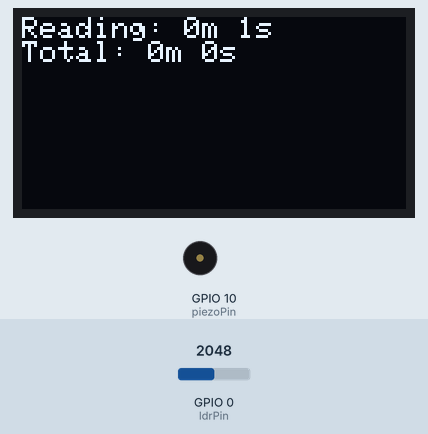
Simulated run of this sketch. Board: ESP32-S3. Parts: 128×64 one-colour display, buzzer (waves = sounding, pin HIGH). Inputs (shaded band) come from the test bench; at power-on: GPIO 0 (ldrPin) = 2048. EEPROM starts erased; what the sketch prints to the serial monitor is not drawn. At 11.4 s the program puts the board to deep sleep or switches it off; the recording ends there.

Above: at 2.2 s.
2.3 s: GPIO 0 (ldrPin) set to 1026
4.6 s: GPIO 0 (ldrPin) set to 965
At 6.0 s:
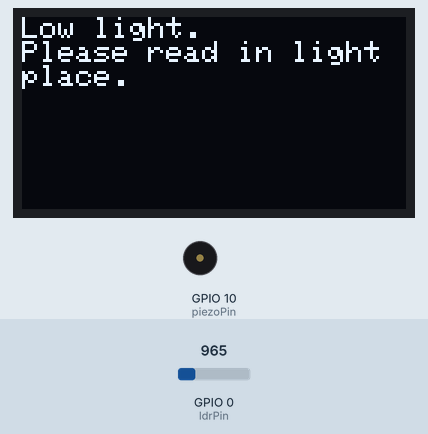
6.6 s: GPIO 0 (ldrPin) set to 1040
At 8.0 s:
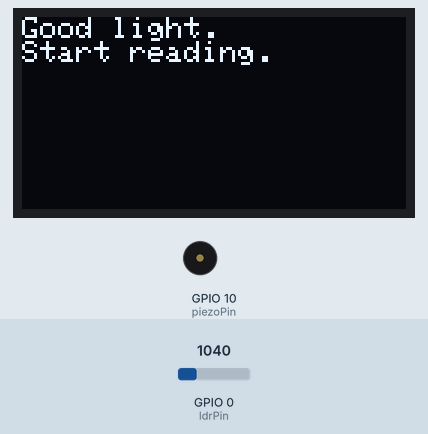
9.7 s: GPIO 0 (ldrPin) set to 10
Timing chart, 0 to 11.4 s (numbered marks = the images above; inputs shaded):
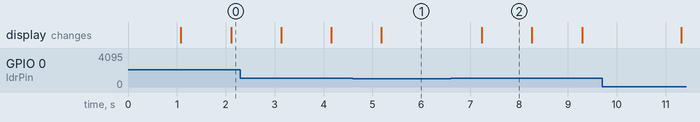

Measured:
- the behaviour switches between 1000 and 999 on GPIO 0 (ldrPin) (found by bisection; images 0 and 1)
- after the input at 4.6 s, the display: changes after 0.59 s (image 1)
- after the input at 6.6 s, the display: changes after 0.64 s (image 2)
- what the display in image 2 shows lasts 1.1 s, from 7.2 s to 8.3 s

The sketch:

deep_sleep_mode_test.ino
```cpp
#include <Arduino.h>
#include <Preferences.h>
#include <Wire.h>
#include <Adafruit_GFX.h>
#include <Adafruit_SSD1306.h>
#include "esp_system.h"
#include "esp_sleep.h"

#define SCREEN_WIDTH 128
#define SCREEN_HEIGHT 64
#define OLED_RESET -1
#define SCREEN_ADDRESS 0x3C
Adafruit_SSD1306 display(SCREEN_WIDTH, SCREEN_HEIGHT, &Wire, OLED_RESET);

const int ldrPin = 0;
const int piezoPin = 10;

const int lightThreshold = 1000;
const int bookmarkThreshold = 50;
const uint64_t uS_TO_S_FACTOR = 1000000ULL;
const int TIME_TO_SLEEP = 10;

// Pomodoro configuration
const unsigned long workDuration = 25 * 60 * 1000UL;
const unsigned long restDuration = 5 * 60 * 1000UL;

bool isReading = false;
bool isPaused = false;
bool inRest = false;
unsigned long sessionStartMillis = 0;
unsigned long accumulatedSessionMillis = 0;
unsigned long restStartMillis = 0;
unsigned long totalReadingSeconds = 0;

Preferences prefs;

void turnOffOLED() {
  display.clearDisplay();
  display.display();
  display.ssd1306_command(SSD1306_DISPLAYOFF);
  delay(100);
  Wire.end();
  pinMode(8, INPUT_PULLUP);
  pinMode(9, INPUT_PULLUP);
}

void turnOnOLED() {
  Wire.begin(8, 9);
  if (!display.begin(SSD1306_SWITCHCAPVCC, SCREEN_ADDRESS)) {
    Serial.println(F("OLED init failed"));
    return;
  }
  display.ssd1306_command(SSD1306_DISPLAYON);
  display.clearDisplay();
  display.display();
}

void displayMessage(const String &line1, const String &line2 = "", const String &line3 = "") {
  display.clearDisplay();
  display.setTextSize(1);
  display.setTextColor(SSD1306_WHITE);
  display.setCursor(0, 0);
  display.println(line1);
  if (line2 != "") display.println(line2);
  if (line3 != "") display.println(line3);
  display.display();
}

void beep(int duration = 100) {
  digitalWrite(piezoPin, HIGH);
  delay(duration);
  digitalWrite(piezoPin, LOW);
}

void setup() {
  Serial.begin(115200);
  pinMode(ldrPin, INPUT);
  pinMode(piezoPin, OUTPUT);
  digitalWrite(piezoPin, LOW);

  turnOnOLED();
  delay(1000);

  prefs.begin("reading", false);
  totalReadingSeconds = prefs.getULong("totalSecs", 0);
}

void loop() {
  int lightValue = analogRead(ldrPin);
  Serial.print("[Light Level]: ");
  Serial.println(lightValue);

  unsigned long now = millis();

  if (lightValue < bookmarkThreshold) {
    if (isReading || isPaused) {
      unsigned long sessionMillis = accumulatedSessionMillis;
      if (isReading) sessionMillis += now - sessionStartMillis;
      unsigned long sessionSeconds = sessionMillis / 1000;
      totalReadingSeconds += sessionSeconds;
      prefs.putULong("totalSecs", totalReadingSeconds);
    }
    delay(1000);
    turnOffOLED();
    esp_sleep_enable_timer_wakeup(TIME_TO_SLEEP * uS_TO_S_FACTOR);
    esp_deep_sleep_start();
  }
  else if (lightValue < lightThreshold) {
    if (isReading) {
      accumulatedSessionMillis += now - sessionStartMillis;
      isReading = false;
      isPaused = true;
    }
    displayMessage("Low light.", "Please read in light place.");
  }
  else {
    if (!isReading) {
      if (inRest) {
        if (now - restStartMillis >= restDuration) {
          inRest = false;
          displayMessage("Rest done.", "Back to reading");
          beep(300);
          sessionStartMillis = now;
          accumulatedSessionMillis = 0;
          isReading = true;
        } else {
          displayMessage("Resting...", "");
          delay(1000);
          return;
        }
      } else {
        sessionStartMillis = now;
        isPaused = false;
        isReading = true;
        accumulatedSessionMillis = 0;
        displayMessage("Good light.", "Start reading.");
      }
    } else {
      unsigned long sessionMillis = accumulatedSessionMillis + (now - sessionStartMillis);
      if (sessionMillis >= workDuration) {
        inRest = true;
        isReading = false;
        totalReadingSeconds += sessionMillis / 1000;
        prefs.putULong("totalSecs", totalReadingSeconds);
        displayMessage("Pomodoro done!", "Take a break");
        beep(500);
        restStartMillis = now;
      } else {
        int cm = sessionMillis / 60000;
        int cs = (sessionMillis / 1000) % 60;
        int tm = totalReadingSeconds / 60;
        int ts = totalReadingSeconds % 60;
        displayMessage("Reading: " + String(cm) + "m " + String(cs) + "s", "Total: " + String(tm) + "m " + String(ts) + "s");
      }
    }
  }
  delay(1000);
}
```
